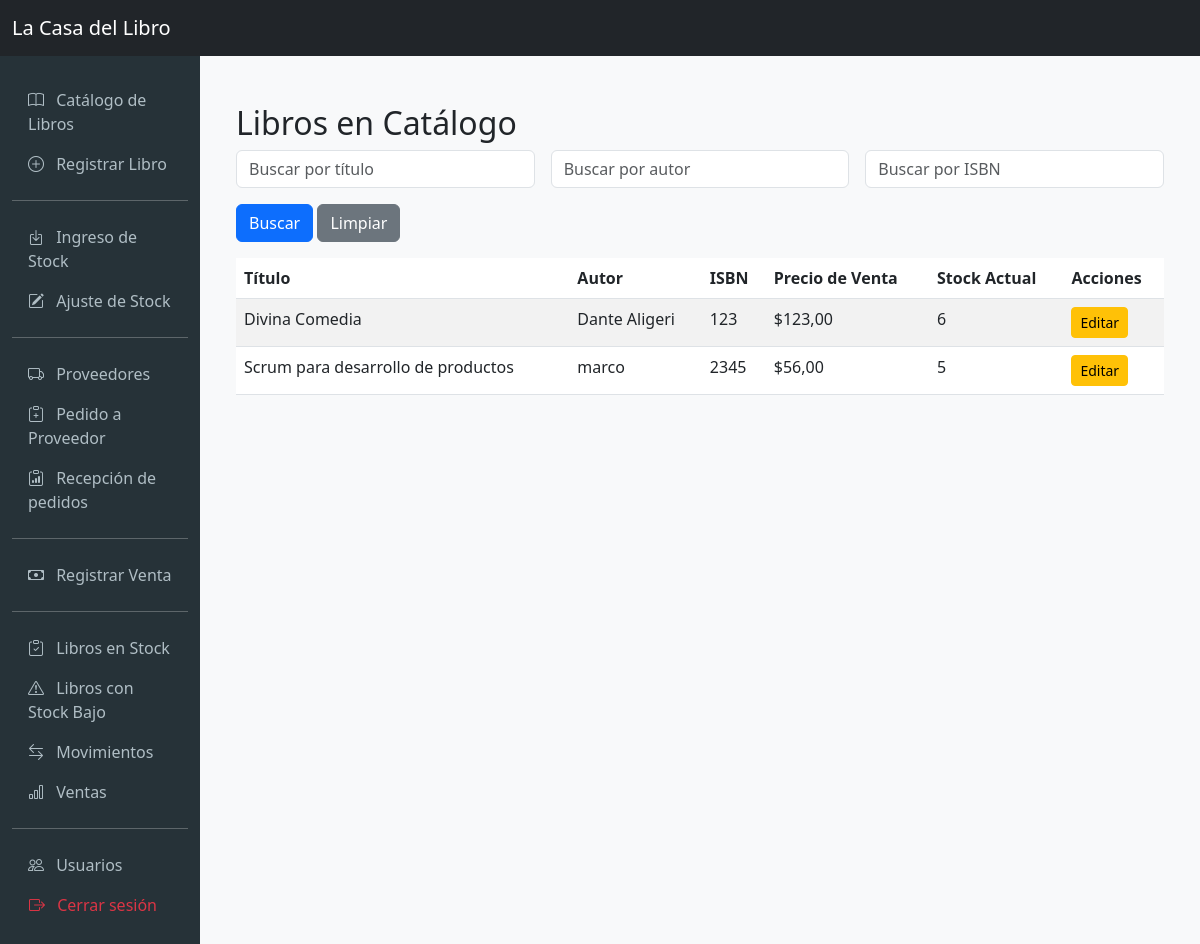
The app's page /libros/ (signed in) with its own data.
### libros/models.py (models this page shows, shortened)
class Libro(models.Model):
    isbn = models.CharField(max_length=13, unique=True, verbose_name='ISBN')
    titulo = models.CharField(max_length=255, verbose_name='Título')
    autor = models.CharField(max_length=255, verbose_name='Autor(es)')
    editorial = models.CharField(max_length=255, verbose_name='Editorial')
    precio_venta = models.DecimalField(max_digits=10, decimal_places=2, verbose_name='Precio de Venta')
    costo_adquisicion = models.DecimalField(max_digits=10, decimal_places=2, verbose_name='Costo de Adquisición')
    stock_actual = models.IntegerField(default=0, verbose_name='Stock Actual')
    stock_minimo = models.IntegerField(default=5, verbose_name='Stock Mínimo')
    categoria = models.CharField(max_length=100, verbose_name='Categoría/Género')
    sinopsis = models.TextField(blank=True, null=True, verbose_name='Sinopsis')
    class Meta:
        verbose_name = 'Libro'
        verbose_name_plural = 'Libros'

### libros/views.py (the view)
# urls.py: path('', LibroListView.as_view(), name='libro_list'),
class LibroListView(LoginRequiredMixin, ListView):
    model = Libro
    template_name = 'libros/libro_list.html'
    context_object_name = 'object_list'
    paginate_by = 10
    def get_queryset(self):
        queryset = super().get_queryset()
        titulo = self.request.GET.get('titulo', '').strip()
        autor = self.request.GET.get('autor', '').strip()
        isbn = self.request.GET.get('isbn', '').strip()
        if titulo:
            queryset = queryset.filter(titulo__icontains=titulo)
        if autor:
            queryset = queryset.filter(autor__icontains=autor)
        if isbn:
            queryset = queryset.filter(isbn__icontains=isbn)
        return queryset.order_by('titulo')

### libros/templates/libros/libro_list.html (shortened to what this page needs)
{% extends 'base.html' %}
{% load static %}
{% block content %}
<div class="container mt-4">
    <h2>Libros en Catálogo</h2>
    <form method="get" class="row g-3 mb-3">
        <div class="col-md-4">
            <input type="text" name="titulo" class="form-control" placeholder="Buscar por título" value="{{ request.GET.titulo }}">
        </div>
        <div class="col-md-4">
            <input type="text" name="autor" class="form-control" placeholder="Buscar por autor" value="{{ request.GET.autor }}">
        </div>
        <div class="col-md-4">
            <input type="text" name="isbn" class="form-control" placeholder="Buscar por ISBN" value="{{ request.GET.isbn }}">
        </div>
        <div class="col-12">
            <button type="submit" class="btn btn-primary">Buscar</button>
            <a href="." class="btn btn-secondary">Limpiar</a>
        </div>
    </form>
    <div class="table-responsive">
        <table class="table table-striped table-hover">
            <thead>
                <tr>
                    <th>Título</th>
                    <th>Autor</th>
                    <th>ISBN</th>
                    <th>Precio de Venta</th>
                    <th>Stock Actual</th>
                    <th>Acciones</th>
                </tr>
            </thead>
            <tbody>
                {% if object_list %}
                    {% for libro in object_list %}
                    <tr>
                        <td>{{ libro.titulo }}</td>
                        <td>{{ libro.autor }}</td>
                        <td>{{ libro.isbn }}</td>
                        <td>${{ libro.precio_venta }}</td>
                        <td>{{ libro.stock_actual }}</td>
                        <td>
                            <a href="{% url 'libro_update' libro.pk %}" class="btn btn-sm btn-warning">Editar</a>
                        </td>
                    </tr>
                    {% endfor %}
                {% else %}
                    <tr>
                        <td colspan="6" class="text-center">No se encontraron libros.</td>
                    </tr>
                {% endif %}
            </tbody>
        </table>
    </div>
</div>
{% endblock %}

### templates/base.html (style rules this page uses)
body { background-color: #f8f9fa; }

### records on screen
Libro: titulo "Divina Comedia", autor "Dante Aligeri", isbn "123", precio_venta "123,00", stock_actual "6"
Libro: titulo "Scrum para desarrollo de productos", autor "marco", isbn "2345", precio_venta "56,00", stock_actual "5"
